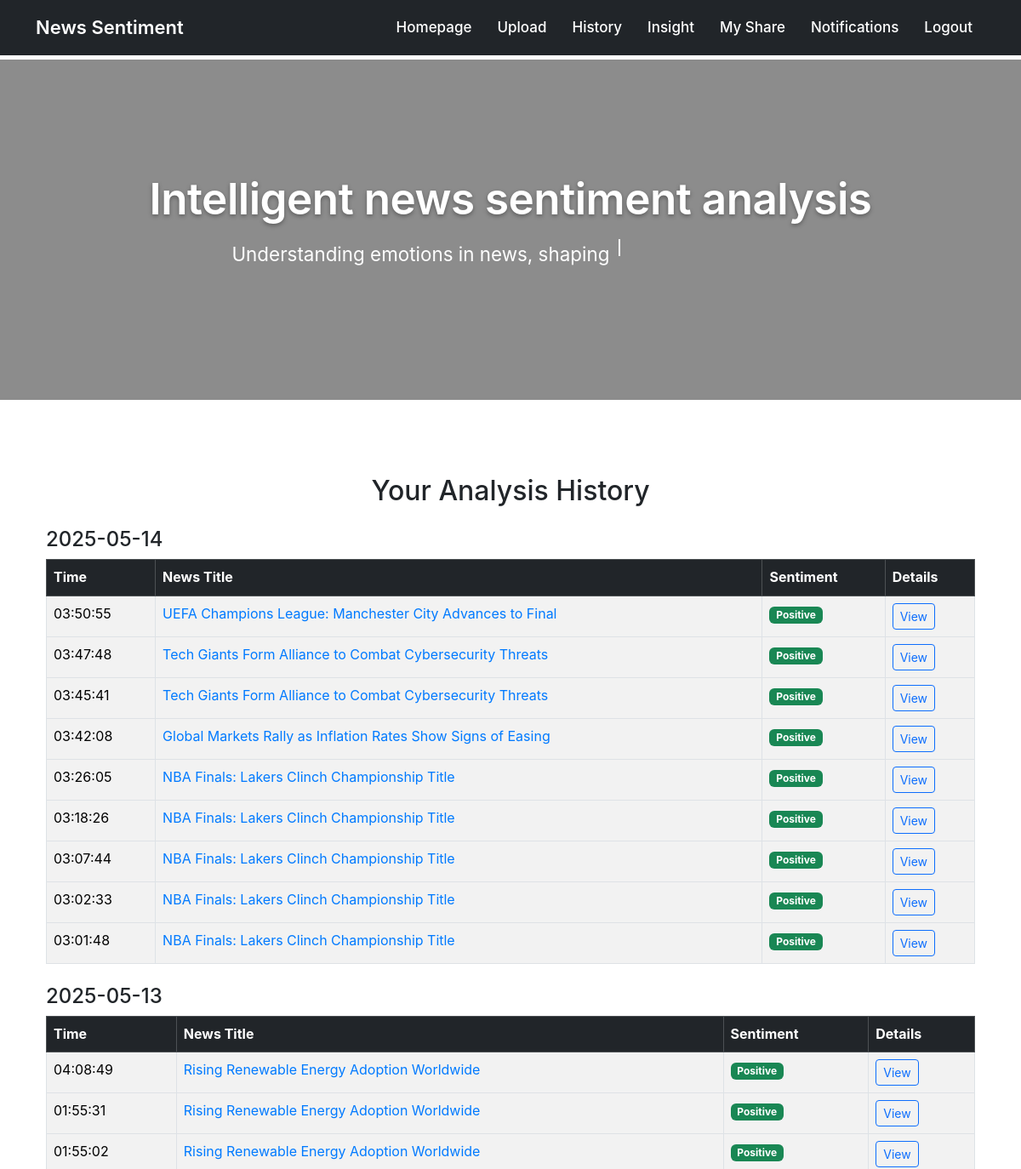
The app's page /history (signed in, upper part), older data.
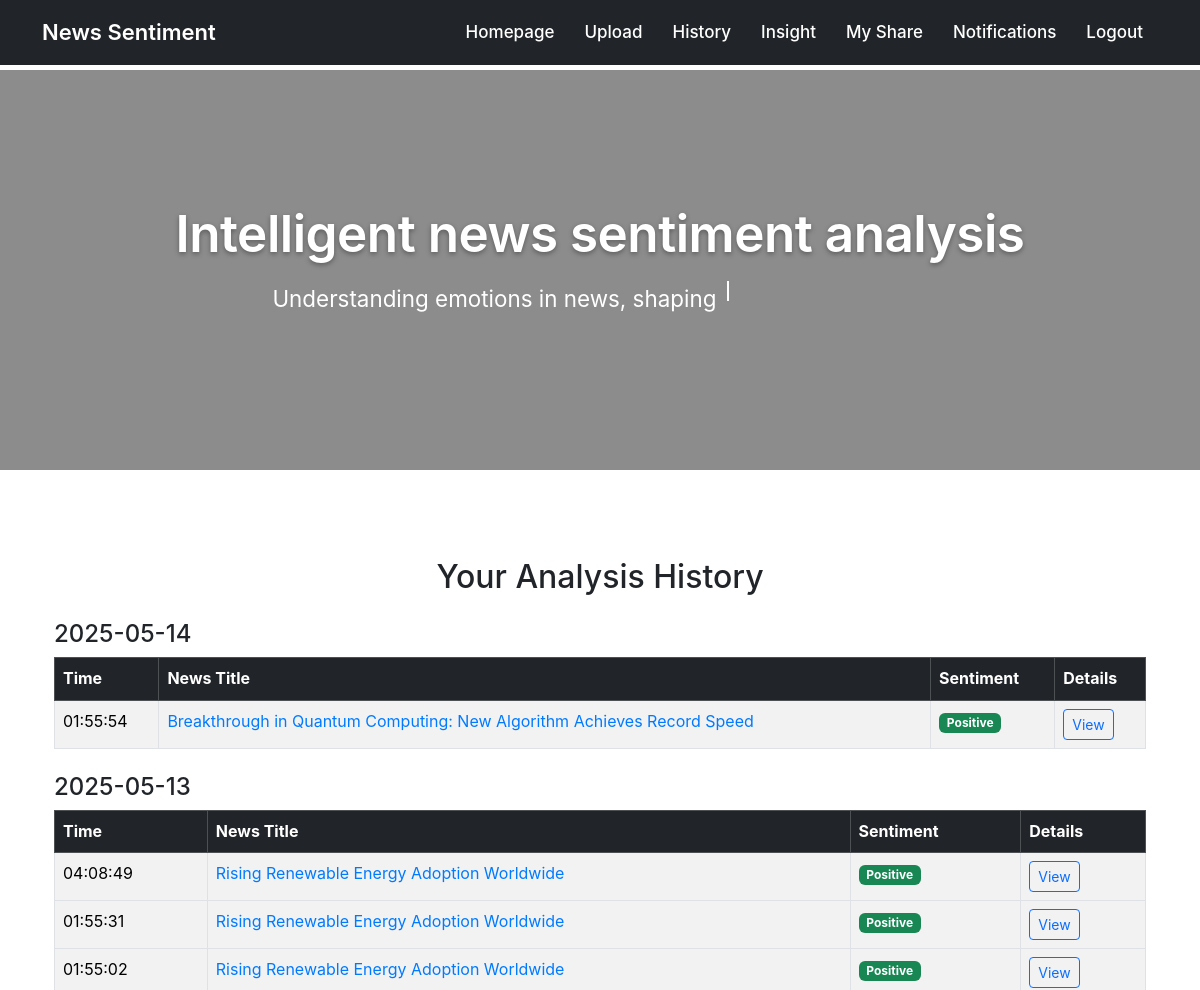
The same page, newer data.
### app/models.py (models this page shows, shortened)
class Post(db.Model):
    id: so.Mapped[int] = so.mapped_column(primary_key=True)
    title: so.Mapped[str] = so.mapped_column(sa.String(100))
    body: so.Mapped[str] = so.mapped_column(sa.String(140))
    timestamp: so.Mapped[datetime] = so.mapped_column(
        index=True, default=lambda: datetime.now(timezone.utc))
    user_id: so.Mapped[int] = so.mapped_column(sa.ForeignKey(User.id),
                                               index=True)
    shared_with: so.WriteOnlyMapped[list['User']] = so.relationship(
        'User',
        secondary='post_shares',
        back_populates='shared_posts'
    )
    sentiment: so.Mapped[str] = so.mapped_column(sa.String(64), nullable=True)
    author: so.Mapped[User] = so.relationship(back_populates='posts')
    category: so.Mapped[Optional[str]] = so.mapped_column(sa.String(64), nullable=True)
    emotions: so.Mapped[Optional[dict]] = so.mapped_column(sa.JSON, nullable=True)

### app/routes.py (the view)
@app.route("/history")
@login_required
def history():
    posts = Post.query.filter_by(user_id=current_user.id).order_by(Post.timestamp.desc()).all()
    grouped_posts = defaultdict(list)
    for post in posts:
        date_str = post.timestamp.strftime('%Y-%m-%d')
        grouped_posts[date_str].append(post)
    return render_template("history.html", grouped_posts=grouped_posts)

### app/models.py (called while the page is built)
@login.user_loader
def load_user(id):
    return db.session.get(User, int(id))

### app/routes.py (called while the page is built)
@app.before_request
def refresh_current_user_notifications():
    if current_user.is_authenticated:
        db.session.expire(current_user, ['notifications'])

### app/templates/history.html (shortened to what this page needs)
{% extends "base.html" %}
{% block content %}
<div class="container mt-5">
    <h2 class="text-center mb-4">Your Analysis History</h2>
    {% for date, posts in grouped_posts.items() %}
    <h4 class="mt-4">{{ date }}</h4>
    <table class="table table-bordered table-striped">
        <thead class="table-dark">
            <tr>
                <th scope="col">Time</th>
                <th scope="col">News Title</th>
                <th scope="col">Sentiment</th>
                <th scope="col">Details</th>
            </tr>
        </thead>
        <tbody>
            {% for post in posts %}
            <tr>
                <td>{{ post.timestamp.strftime('%H:%M:%S') }}</td>
                <td><a href="{{ url_for('post_detail', post_id=post.id) }}">{{ post.title }}</a></td>
                <td>
                    {% if post.sentiment == 'Positive' %}
                    <span class="badge bg-success">Positive</span>
                    {% elif post.sentiment == 'Negative' %}
                    <span class="badge bg-danger">Negative</span>
                    {% elif post.sentiment == 'Neutral' %}
                    <span class="badge bg-secondary">Neutral</span>
                    {% else %}
                    <span class="badge bg-dark">None</span>
                    {% endif %}
                </td>
                <td>
                    <button class="btn btn-sm btn-outline-primary" type="button" data-bs-toggle="collapse"
                        data-bs-target="#details-{{ post.id }}">
                        View
                    </button>
                </td>
            </tr>
            {% endfor %}
        </tbody>
    </table>
    {% endfor %}
</div>
{% endblock %}

### app/templates/base.html (shortened to what this page needs)
<!doctype html>
<html lang="en">
<head>
    <link href="https://cdn.jsdelivr.net/npm/bootstrap@5.3.2/dist/css/bootstrap.min.css" rel="stylesheet">
    <link rel="stylesheet" href="{{ url_for('static', filename='css/homepage.css') }}">
<body>
    <nav class="navbar navbar-expand-lg navbar-dark bg-dark fixed-top">
        <div class="container">
            <a class="navbar-brand text-white" href="{{ url_for('index') }}">News Sentiment</a>
            <div class="collapse navbar-collapse" id="navbarNav">
                <ul class="navbar-nav ms-auto">
                    <li class="nav-item">
                        <a class="nav-link text-white" href="{{ url_for('index') }}">Homepage</a>
                    </li>
                    {% if current_user.is_authenticated %}
                    <li class="nav-item">
                        <a class="nav-link text-white" href="{{ url_for('upload') }}">Upload</a>
                    </li>
                    <li class="nav-item">
                        <a class="nav-link text-white" href="{{ url_for('history') }}">History</a>
                    </li>
                    <li class="nav-item">
                        <a class="nav-link text-white"
                            href="{{ url_for('user', username=current_user.username) }}">Insight</a>
                    </li>
                    <li class="nav-item">
                        <a class="nav-link text-white" href="{{ url_for('share') }}">My Share</a>
                    </li>
                    <li class="nav-item position-relative">
                        <a class="nav-link text-white" href="{{ url_for('notifications') }}">
                            Notifications
                            {% set unread_count = current_user.notifications|selectattr('is_read', 'equalto',
                            False)|list|length %}
                        </a>
                    </li>
                    <li class="nav-item">
                        <a class="nav-link text-white" href="{{ url_for('logout') }}">Logout</a>
                    </li>
                    {% endif %}
                </ul>
            </div>
        </div>
    </nav>
    <section class="hero-section">
        <div class="hero-overlay">
            <div class="hero-content">
                <h1>Intelligent news sentiment analysis</h1>
                <p id="typing-text" class="mt-3 text-white" style="min-height: 40px;">
                    <span id="cursor">&nbsp;</span>
                </p>
            </div>
        </div>
    </section>
    <div class="container mt-4">
        {% block content %}{% endblock %}
    </div>
</body>
</html>

### app/static/css/homepage.css (style rules this page uses)
body { font-family: -apple-system, BlinkMacSystemFont, 'Segoe UI', Roboto, Helvetica, Arial, sans-serif, 'Apple Color Emoji', 'Segoe UI Emoji', 'Segoe UI Symbol'; margin: 0; -webkit-font-smoothing: antialiased; -moz-osx-font-smoothing: grayscale; line-height: 1.6; background-image: url('../images/background.jpg'); background-attachment: fixed; background-size: cover; background-position: center center; background-repeat: no-repeat; padding-top: 70px; min-height: 100vh; display: flex; flex-direction: column; }
a { color: #007aff; text-decoration: none; transition: color 0.25s ease; }
.navbar.fixed-top { padding: 10px 25px; font-family: -apple-system, BlinkMacSystemFont, 'Segoe UI', Roboto, Helvetica, Arial, sans-serif; backdrop-filter: blur(8px); -webkit-backdrop-filter: blur(8px); }
.navbar.fixed-top .navbar-brand { font-size: 22px; font-weight: 600; transition: color 0.3s ease, transform 0.3s ease; }
.navbar.fixed-top .nav-item .nav-link { font-size: 17px; font-weight: 500; position: relative; padding: 8px 15px; transition: color 0.25s ease, background-color 0.25s ease; border-radius: 6px; }
.hero-section { width: 100%; height: 50vh; display: flex; align-items: center; justify-content: center; position: relative; overflow: hidden; color: white; }
.hero-overlay { position: absolute; top: 0; left: 0; width: 100%; height: 100%; background: rgba(0, 0, 0, 0.45); display: flex; align-items: center; justify-content: center; }
.hero-content { text-align: center; padding: 20px; opacity: 0; transform: translateY(20px); animation: fadeInSlideUp 1s 0.3s ease-out forwards; }
.hero-content h1 { font-size: 3.2em; font-weight: 600; letter-spacing: -0.5px; text-shadow: 0 2px 5px rgba(0,0,0,0.35); }
.hero-content p { font-size: 1.4em; margin-top: 20px; font-weight: 400; max-width: 650px; line-height: 1.65; }
#cursor { display: inline-block; width: 2px; height: 0.9em; background-color: white; animation: blink 1s steps(1, end) infinite; margin-left: 4px; vertical-align: baseline; }
.badge.bg-success { color: #ffffff; }

Row changes from the older to the newer data that the page shows:
removed Post: timestamp "03:50:55", title "UEFA Champions League: Manchester City Advances to Final", sentiment "Positive", shown under "2025-05-14"
removed Post: timestamp "03:47:48", title "Tech Giants Form Alliance to Combat Cybersecurity Threats", sentiment "Positive", shown under "2025-05-14"
removed Post: timestamp "03:45:41", title "Tech Giants Form Alliance to Combat Cybersecurity Threats", sentiment "Positive", shown under "2025-05-14"
removed Post: timestamp "03:42:08", title "Global Markets Rally as Inflation Rates Show Signs of Easing", sentiment "Positive", shown under "2025-05-14"
removed Post: timestamp "03:26:05", title "NBA Finals: Lakers Clinch Championship Title", sentiment "Positive", shown under "2025-05-14"
removed Post: timestamp "03:18:26", title "NBA Finals: Lakers Clinch Championship Title", sentiment "Positive", shown under "2025-05-14"
removed Post: timestamp "03:07:44", title "NBA Finals: Lakers Clinch Championship Title", sentiment "Positive", shown under "2025-05-14"
removed Post: timestamp "03:02:33", title "NBA Finals: Lakers Clinch Championship Title", sentiment "Positive", shown under "2025-05-14"
changed Post: timestamp "03:01:48" → "01:55:54"; title "NBA Finals: Lakers Clinch Championship Title" → "Breakthrough in Quantum Computing: New Algorithm Achieves Record Speed"
